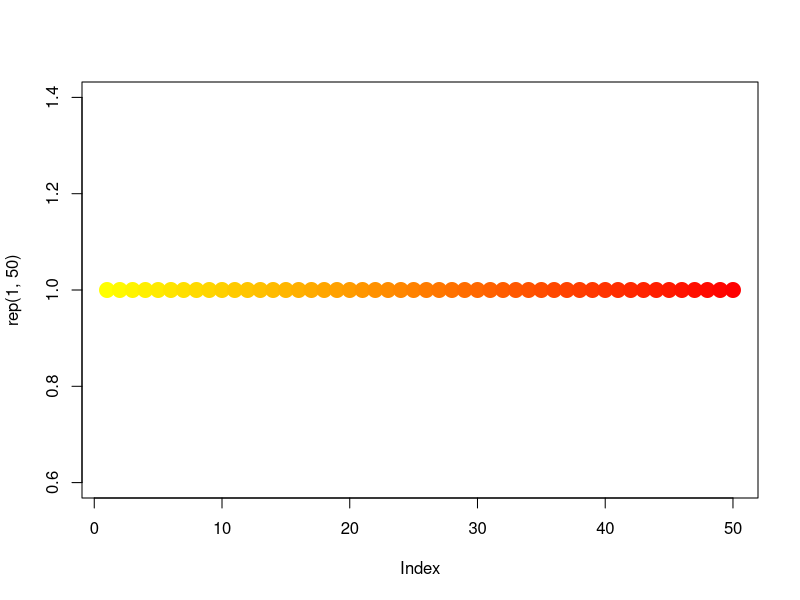

This figure's R source: (Note: this script raises an error after producing the figure.)
#
# ----------------------------------- Demographics and Engagement
# code by Eugene Ch'ng (www.complexity.io)
# http://www.github.com/drecuk
#
# The code is linked to the two articles below:
# Ch’ng E., Cai S., F.T. Leow, Zhang T. (forthcoming) The Adoption and Use of Emerging Cultural Technologies in China’s Museums, Journal of Cultural Heritage
# Ch’ng E., Cai S., F.T. Leow, Zhang T. (forthcoming) Datasets on the evaluation of the adoption and use of digital technologies in China Museums, Data in Brief
#

rm(list=ls()) #will remove ALL objects

# --------------------------- COLOUR RAMP
colfunc<-colorRampPalette(c("yellow","red"))
plot(rep(1,50),col=(colfunc(50)), pch=19,cex=2)

#------------------------------------ LOAD FILE
# Getting the path of your current open file
current_path = rstudioapi::getActiveDocumentContext()$path 
setwd(dirname(current_path ))

d= read.table("workingData.csv", header=TRUE, skip=0, sep=",")
d
names(d)
summary(d)

# converting age "75-90" to 90 as numeric
d$Age <- as.character(d$Age)
d$Age[d$Age == "75-90"] <- 90
d$Age <- as.numeric(d$Age)


#
# ----------------------------------- METADATA START
#

dev.new(width=8.25,height=6.25,units="in",res=1200, bg="white")

m <- matrix(c(1:4), nrow = 2, ncol = 2, byrow = TRUE)
#       [,1] [,2] [,3] [,4]
# [1,]   1    1     2    2
# [2,]   0    3     3    0

nf <- layout(m)
layout.show(nf)
par(mar=c(0,0,0,0))
par(oma=c(0,0,0,0))
par(mgp=c(1.2,0.4,0))	 # label and axis spaces c(label, axes, title)	

par(mar=c(5,5,2,3))


# --------------------------- Age of Exhibits Rated
table1 = table(d$Age, d$Sex, dnn=c("Number of People", "Engagement")) # Creates a contingency table
addmargins(table1) #Displays the table (Not necessary)
barplot(table1, ylab="Population Distribution", xlab="", main="Age Groups and Sex", 
        col=(colfunc(9)), beside=TRUE, width=.3, names=c("Female", "Male"))
legend("topright", title="Age Groups", legend=sort(unique(paste("≤", d$Age))), fill =colfunc(9), box.lty=0, cex=0.6)

# --------------------------- Age AND Engagement
colfunc<-colorRampPalette(c("yellow","green"))
counts <- table(d$Age, d$Engagement)
barplot(counts, main="Age and Engagement",
        xlab="Age and Level of Engagement", ylab="Population Sample",col=(colfunc(9)))
legend("topright", title="Age", legend=sort(unique(paste("≤", d$Age))), fill=colfunc(9), box.lty=0, cex=0.6)

# --------------------------- Engagement AND QUALITY OF EXHIBIT
colfunc<-colorRampPalette(c("yellow","red"))
counts <- table(d$Engagement, d$QualityOfExhibit)
barplot(counts, main="Quality of Exhibit",
        xlab="Engagement", ylab="Population Sample", col=(colfunc(6)))
legend("topright", title="Quality", legend= sort(unique(d$QualityOfExhibit)), fill=colfunc(6), box.lty=0, cex=0.6)

# --------------------------- Number of People and Engagement
table1 = table(d$NumberOfPeople, d$Engagement, dnn=c("Number of People", "Engagement")) # Creates a contingency table
gray = gray.colors(15, start = 0.3, end = 0.9, gamma = 2.2, alpha = NULL)
addmargins(table1) #Displays the table (Not necessary)
barplot(table1, ylab="Population Sample", xlab="Level of Engagement", main="Engagement and No. of people", beside=TRUE, width=.3)
legend("topright", title="No. of people", legend=sort(unique(d$NumberOfPeople)), fill=gray, box.lty=0, cex=0.6)


dev.print(png,'02-DemogrEngage.png', width=8.25,height=6.25, units="in",res=1200, bg="white") 
dev.off()
